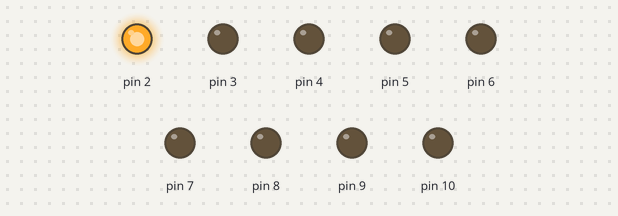
A sketch run on a simulated Arduino Uno, built with avr-gcc and run on an emulated ATmega328P. Shown: output pins drawn as LEDs (lit = HIGH).

Above: at 0.5 s.
At 2.0 s:
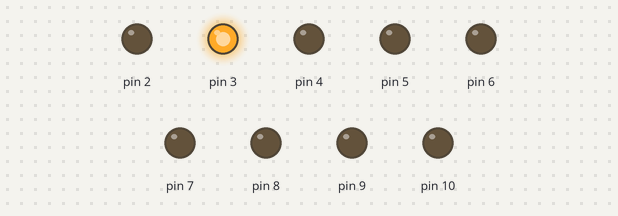
At 5.0 s:
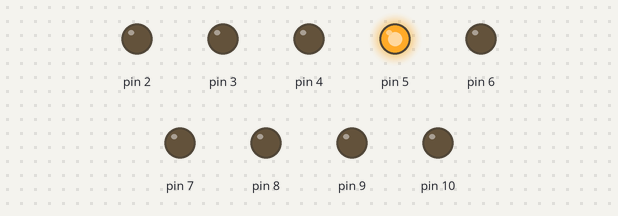
At 8.0 s:
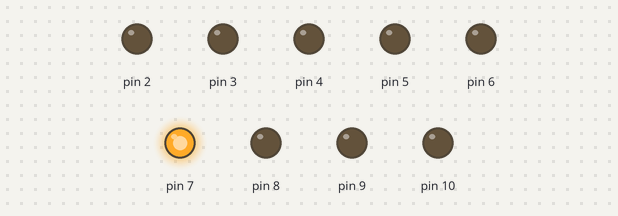
At 12.5 s:
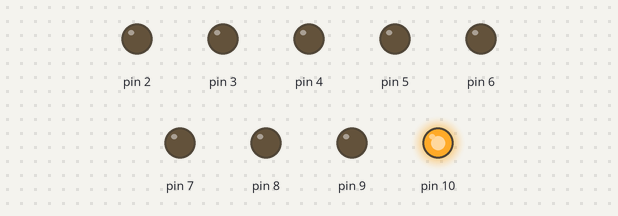
At 17.0 s:
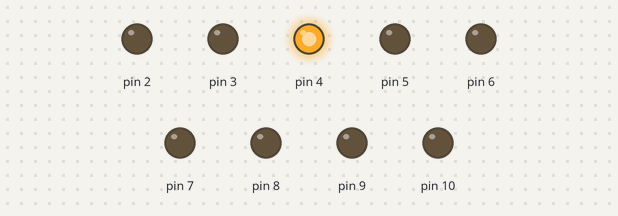
Timing chart, 0 to 17.6 s (numbered marks = the images above):
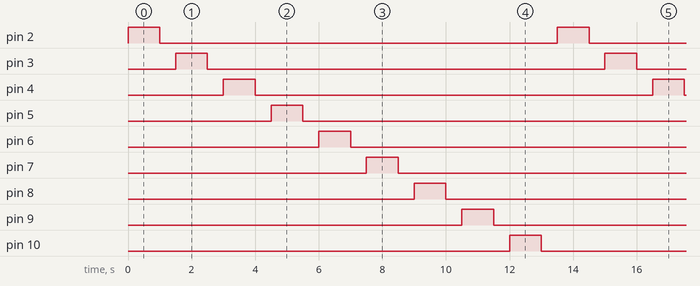

The sketch:

1100925_Arduino_LED_Running.ino
```cpp
int D01 = 1000;
int D02 = 500;

void setup()
{
  for(int i = 2; i <= 10; i++){

    pinMode(i, OUTPUT);

  }
}

void loop()
{
  for(int i = 2; i <= 10; i++){

    digitalWrite(i, HIGH);
    delay(D01); // Wait for 1000 millisecond(s)
    digitalWrite(i, LOW);
    delay(D02); // Wait for 1000 millisecond(s)

  }
}
```

Measured:
- by itself, pin 2–10: alternates HIGH for 1.0 s and LOW for 12.5 s
- by itself, everything shown: repeats every 13.5 s, in 18 steps
